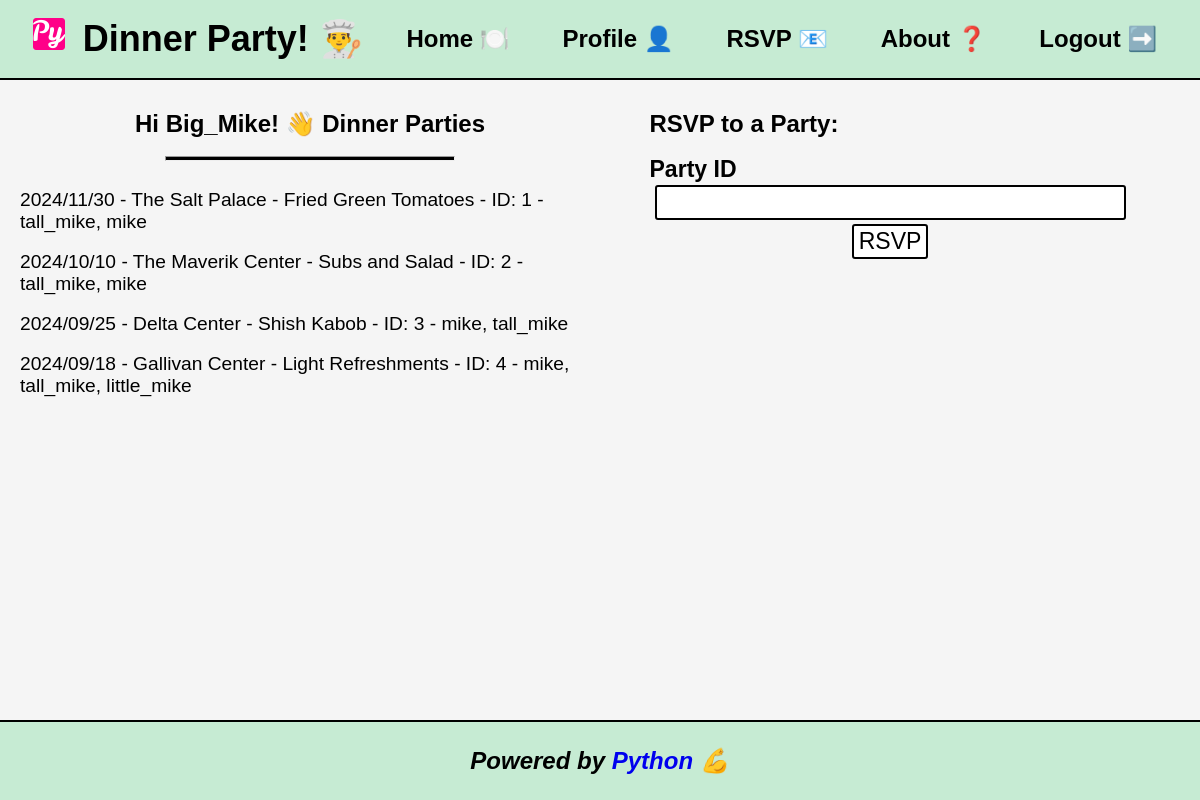
The app's page /rsvp/Big_Mike (signed in) with its own data.
### app.py (models this page shows, shortened)
class User(UserMixin, db.Model):
    id = db.Column(db.Integer, primary_key=True)
    username = db.Column(db.String(64), index=True, unique=True)
    email = db.Column(db.String(120), unique=True, index=True)
    password_hash = db.Column(db.String(128))
    joined_at = db.Column(db.DateTime(), default=datetime.utcnow, index=True)

class DinnerParty(db.Model):
    id = db.Column(db.Integer, primary_key=True)
    date = db.Column(db.String(140))
    venue = db.Column(db.String(140))
    main_dish = db.Column(db.String(140))
    number_seats = db.Column(db.Integer)
    party_host_id = db.Column(db.Integer)
    attendees = db.Column(db.String(256))

### app.py (the view, shortened to what this page needs)
@app.route("/rsvp/<username>", methods=["GET", "POST"])
@login_required
def rsvp(username):
    user = User.query.filter_by(username=username).first_or_404()
    dinner_parties = DinnerParty.query.all()
    if dinner_parties is None:
        dinner_parties = []
    form = RsvpForm(csrf_enabled=False)
    if request.method == "GET":
        return render_template("rsvp.html", user=user, dinner_parties=dinner_parties, form=form)

### app.py
class RsvpForm(FlaskForm):
    party_id = StringField("Party ID", validators=[DataRequired()])
    submit = SubmitField("RSVP")

### app.py (called while the page is built)
@login_manager.user_loader
def load_user(user_id):
    return User.query.get(int(user_id))

### templates/rsvp.html (shortened to what this page needs)
{% extends 'base.html' %}
{% block content %}
<section class="grid-container">
    <div>
        <h1 class="center"><strong>Hi {{ current_user.username }}! 👋 </strong>Dinner Parties</h1>
        <br>
        <hr><br>
        <div class="messages">
        </div>
        {% for party in dinner_parties %}
        <p>{{ party.date }} - {{ party.venue }} - {{ party.main_dish }} - ID: {{ party.id }} - {{ party.attendees }}</p>
        <br>
        {% endfor %}
    </div>
    <div>
        <h1 class="blue">RSVP to a Party:</h1>
        <br>
        <form action="/rsvp/{{ current_user.username }}" method="post">
            <p>
                {{ form.party_id.label }}<br>
                {{ form.party_id(size=32) }}<br>
            </p>
            <p>{{ form.submit() }}</p>
        </form>
    </div>
</section>
{% endblock %}

### templates/base.html (shortened to what this page needs)
<!DOCTYPE html>
<html lang="en">
<head>
    <link href="../static/css/style.css" type="text/css" rel="stylesheet">
</head>
<body>
    <nav>
        <h1>Dinner Party! 👨‍🍳</h1>
        <a href="{{ url_for('index') }}">Home 🍽️</a>
        {% if current_user.is_authenticated %}
        <a href="/profile/{{ current_user.username }}">Profile 👤</a>
        <a href="/rsvp/{{ current_user.username }}">RSVP 📧</a>
        {% endif %}
        <a href="{{ url_for('about') }}">About ❓</a>
        <a href="{{ url_for('logout' )}}">Logout ➡️</a>
    </nav>
    <main>
        {% block content %}
        {% endblock %}
    </main>
    <footer>
        <p>Powered by <a href='https://python.org/'>Python 💪</a></p>
    </footer>
</body>
</html>

### static/css/style.css (style rules this page uses)
* { margin: 0; padding: 0; box-sizing: border-box; font-family: Arial, Helvetica, sans-serif; }
nav { display: flex; position: fixed; top: 0; left: 0; right: 0; justify-content: space-evenly; justify-items: center; align-items: center; height: 80px; width: 100%; background-color: #c6ebd3; border-bottom: 2px solid black; }
nav>h1 { font-size: 36px; font-weight: bold; background-image: url("../images/logo.png"); background-repeat: no-repeat; background-position: 0px 0px; padding-left: 50px; color: black; }
nav>a { font-size: 1.5em; font-weight: 600; margin: 5px; padding: 5px; color: black; text-decoration: none; }
body { background-color: whitesmoke; }
main { position: relative; top: 80px; margin: 30px 20px 150px 20px; }
.center { text-align: center; margin-left: auto; margin-right: auto; }
hr { width: 50%; height: 5px; text-align: center; margin-left: auto; margin-right: auto; color: black; background-color: black; }
.messages { text-align: center; font-size: 1.3em; font-weight: 600; padding-bottom: 10px; color: green; }
p { font-size: 1.2em; font-weight: 500; }
.grid-container { display: grid; grid-template-columns: repeat(2, 1fr); justify-content: start; justify-items: center; align-items: start; }
form { display: flex; flex-direction: column; justify-content: center; justify-items: flex-start; align-items: center; width: 50%; margin-left: auto; margin-right: auto; }
form label { font-size: 1.2em; font-weight: 600; color: black; }
form input { width: auto; font-size: 1.2em; font-weight: 500; margin: 2px 5px; padding: 2px 5px; color: black; background: #FFFFFF; border: 2px solid black; border-radius: 3px; }
footer { display: flex; position: fixed; bottom: 0; left: 0; right: 0; height: auto; justify-content: center; justify-items: center; align-items: center; height: 80px; width: 100%; background-color: #c6ebd3; border-top: 2px solid black; }
footer>p { font-size: 1.5em; font-weight: 600; font-style: italic; color: black; }
footer>p>a { text-decoration: none; }

### records on screen
User: username "Big_Mike"
DinnerParty: date "2024/11/30", venue "The Salt Palace", main_dish "Fried Green Tomatoes", id "1", attendees "tall_mike, mike"
DinnerParty: date "2024/10/10", venue "The Maverik Center", main_dish "Subs and Salad", id "2", attendees "tall_mike, mike"
DinnerParty: date "2024/09/25", venue "Delta Center", main_dish "Shish Kabob", id "3", attendees "mike, tall_mike"
DinnerParty: date "2024/09/18", venue "Gallivan Center", main_dish "Light Refreshments", id "4", attendees "mike, tall_mike, little_mike"
